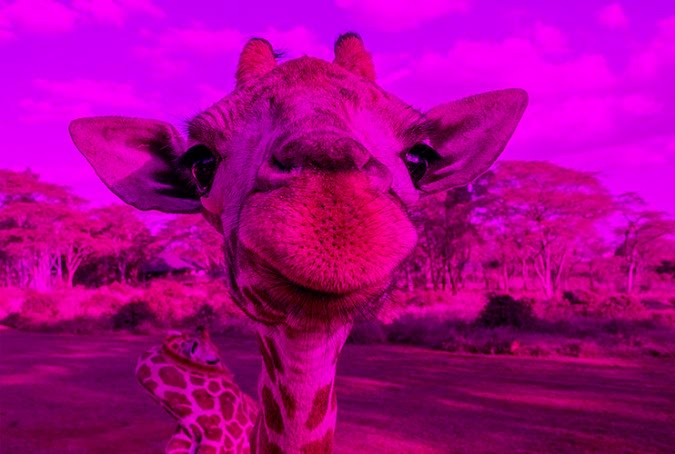
//> input picture LAB-1/modified_image.jpg, 675 x 454 px
$ ./Task3 modified_image.jpg   (built with g++ and OpenCV 4)
//> lines starting //> are read from the running program, lines starting //| are printed output that depends on the picture

#include <iostream>
#include <opencv2/opencv.hpp>

int main(int argc, char** argv) {
    if (argc < 2) {
        std::cout << "File name shall be provided\n";
        return 0;
    }

    cv::Mat img = cv::imread(argv[1]);
//> img is the input picture: 454 rows x 675 cols, CV_8UC3; mean B, G, R 140.1, 1.1, 168
    if (img.empty()) {
        std::cout << "File name is wrong or the file does not exist\n";
        return 0;
    }

    std::cout << "Number of channels: " << img.channels() << "\n";
//| Number of channels: 3
    int rows = img.rows, cols = img.cols;
//> rows = 454; cols = 675
    std::cout << "Matrix dimension: rows: " << rows << " cols: " << cols << "\n";
//| Matrix dimension: rows: 454 cols: 675

    if (img.channels() != 3) {
        std::cout << "The image is not a 3-channel (BGR) image.\n";
        return 0;
    }

    for (int row = 0; row < img.rows; ++row) {
        for (int col = 0; col < img.cols; ++col) {
            img.at<cv::Vec3b>(row, col)[0] = 0; // Blue channel = 0
        }
    }
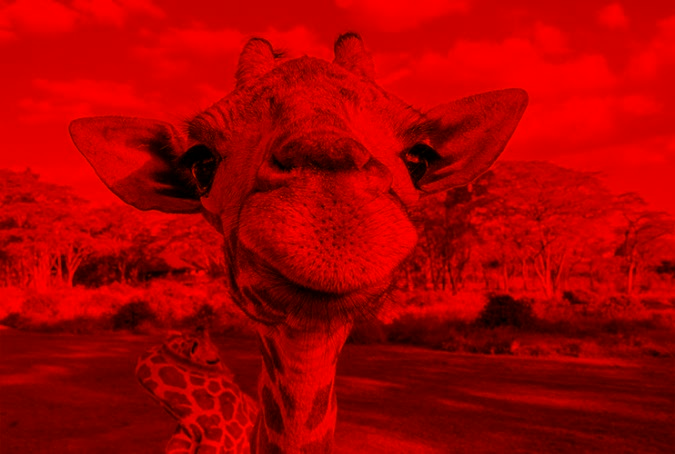
//> img: 454 rows x 675 cols, CV_8UC3; mean B, G, R 0, 1.1, 168
    cv::namedWindow("Modified Image1");
    cv::imshow("Modified Image1", img);

    cv::Mat img2 = cv::imread(argv[1]);

    for (int row = 0; row < img2.rows; ++row) {
        for (int col = 0; col < img2.cols; ++col) {
            img2.at<cv::Vec3b>(row, col)[1] = 0; // Blue channel = 0
        }
    }
    cv::namedWindow("Modified Image2");
    cv::imshow("Modified Image2", img2);

    cv::Mat img3 = cv::imread(argv[1]);

    for (int row = 0; row < img3.rows; ++row) {
        for (int col = 0; col < img3.cols; ++col) {
            img3.at<cv::Vec3b>(row, col)[2] = 0; // Blue channel = 0
        }
    }
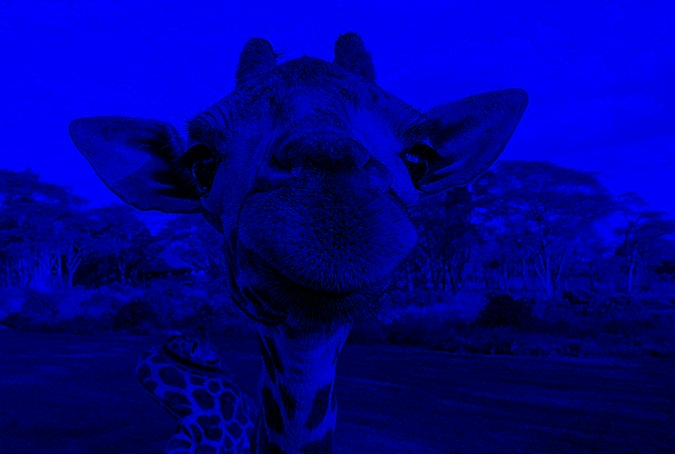
//> img3: 454 rows x 675 cols, CV_8UC3; mean B, G, R 140.1, 1.1, 0
    cv::namedWindow("Modified Image3");
    cv::imshow("Modified Image3", img3);


    char test = cv::waitKey(0);
//> the space key is pressed
    std::cout << "Value of waitKey: " << test << "\n";

    return 0;
}

$ run again, on LAB-1/Noisy_portrait.png
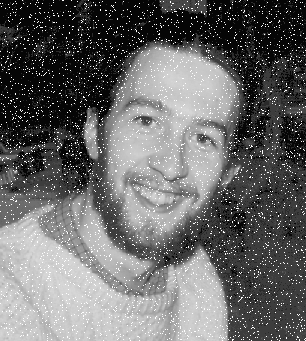
//> input picture LAB-1/Noisy_portrait.png, 306 x 341 px
//> img is the input picture: 341 rows x 306 cols, CV_8UC3; min 6, max 255, mean 104.1
//| Number of channels: 3
//| Matrix dimension: rows: 341 cols: 306
//> after the loop `for (int row = 0; row < img2.rows; ++row)`:
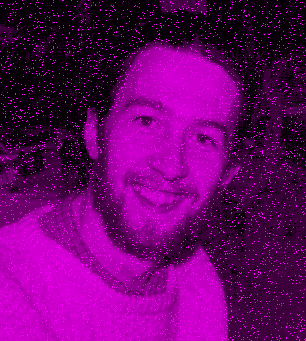
//> img2: 341 rows x 306 cols, CV_8UC3; mean B, G, R 104.1, 0, 104.1
//> after the loop `for (int row = 0; row < img3.rows; ++row)`:
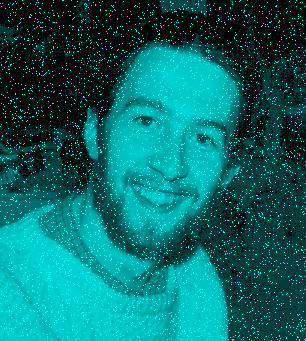
//> img3: 341 rows x 306 cols, CV_8UC3; mean B, G, R 104.1, 104.1, 0
